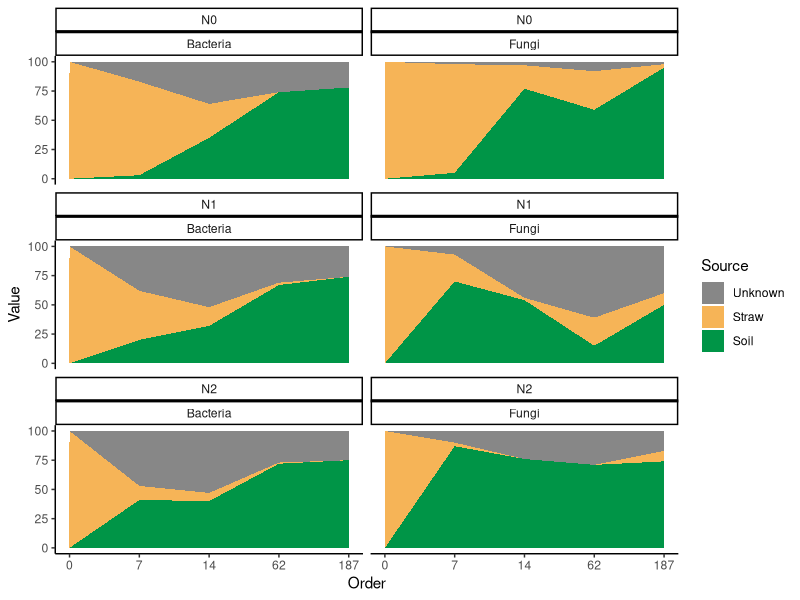
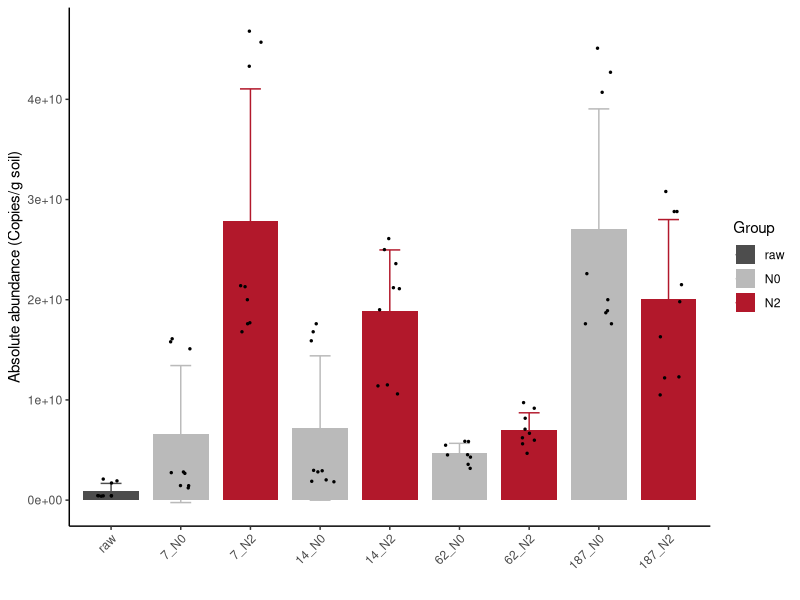
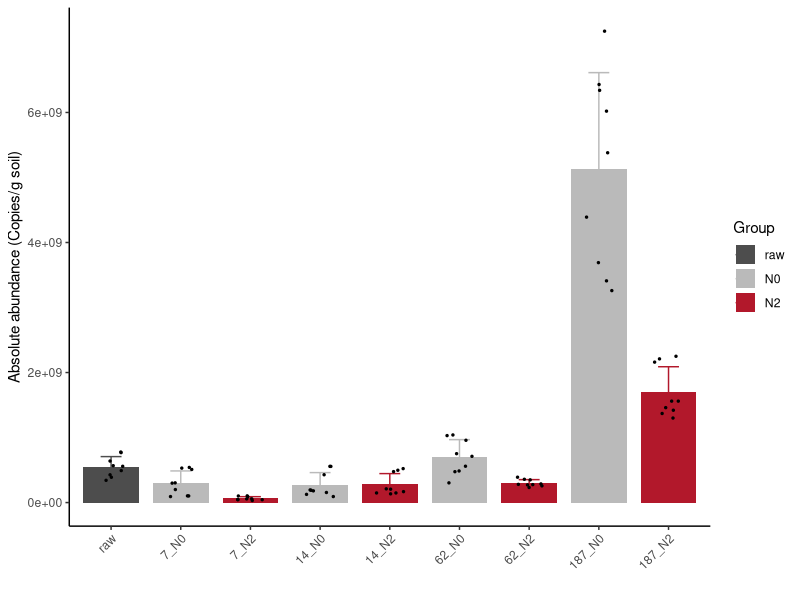
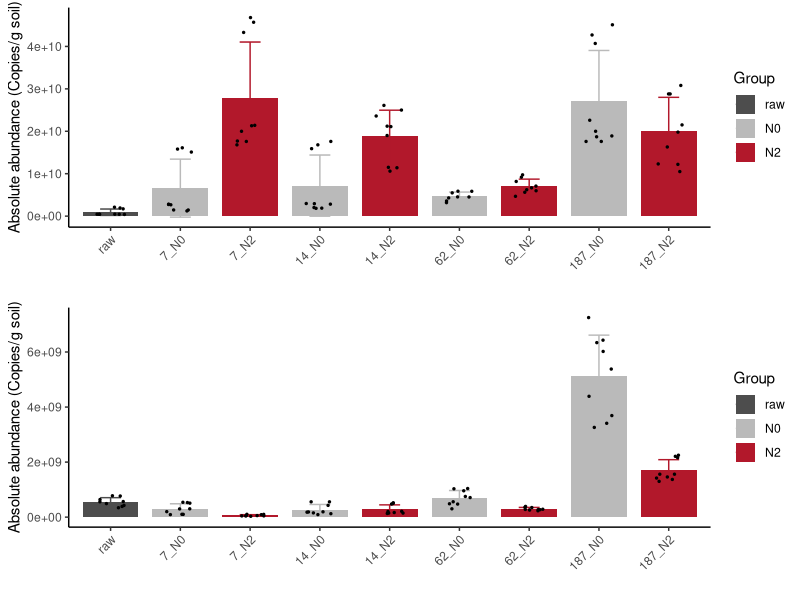
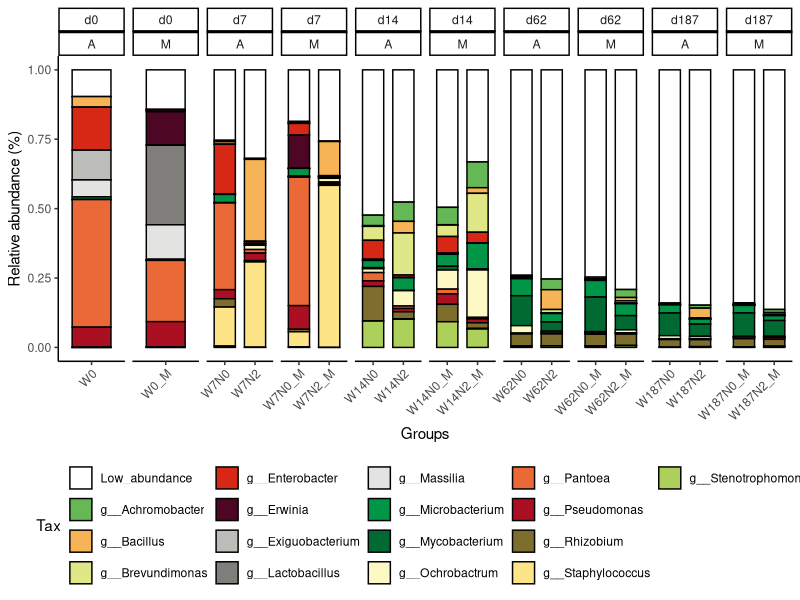
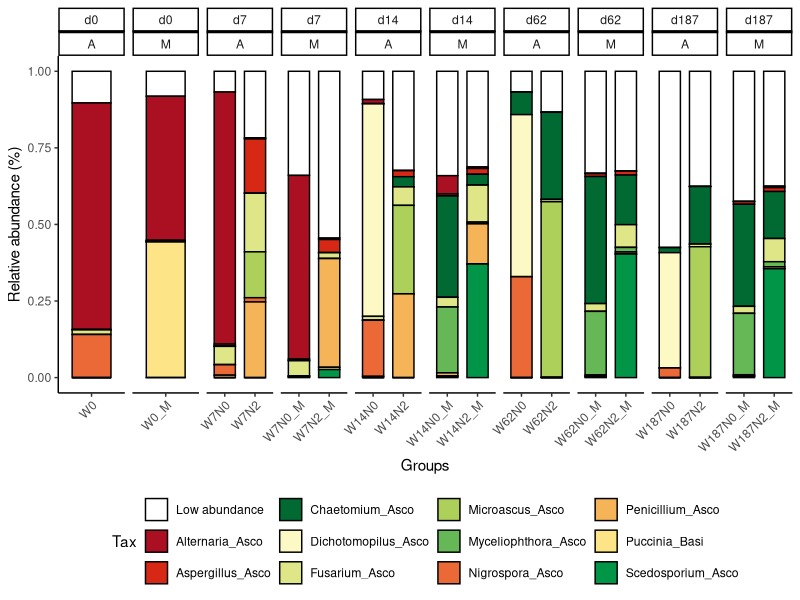
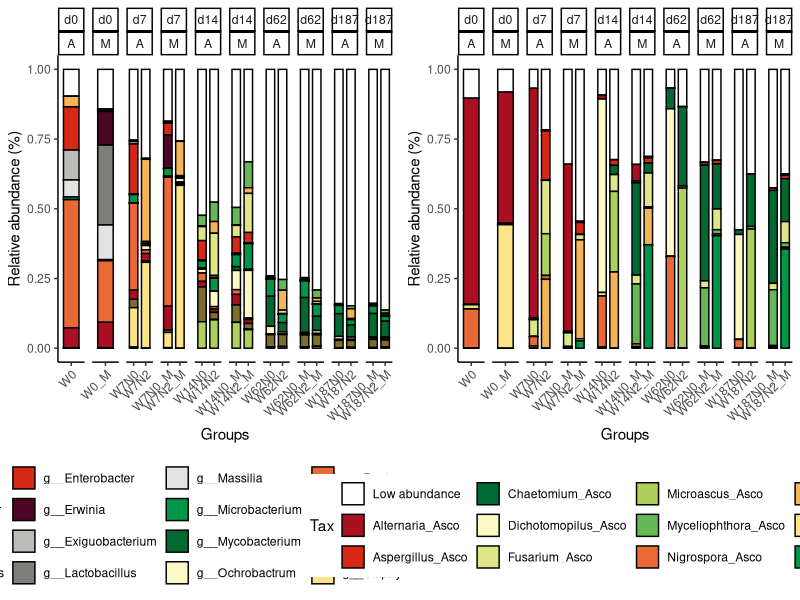
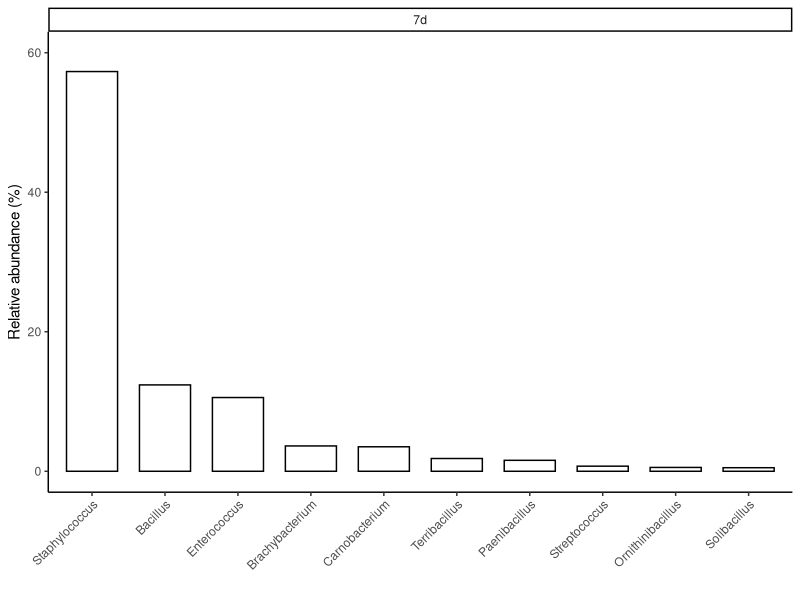

Generate these figures, in order, with R:
## ---- chunk 1
knitr::opts_chunk$set(
  collapse = TRUE,
  comment = "#>")
## ---- chunk 2
library(ggplot2)

#FEAST data
data=read.table("FEAST_data.csv",header = T, row.names=1,sep = ",")
data$Source<-factor(data$Source,levels=c("Unknown","Straw","Soil"), labels = c("Unknown","Straw","Soil"))
custom_labels <- c("0","7", "14", "62", "187")

#plot
p=ggplot(data, aes(x = Order, y = Value, fill = Source)) +
  geom_area() +facet_wrap(~Treatment+Domain, ncol = 2, scale = 'fixed')+theme_bw()+scale_fill_manual(values=c("#878787","#F6B457","#009547"))+theme(panel.grid.major=element_blank(),panel.grid.minor=element_blank())+theme(legend.position = "none",text = element_text(size = 15))+scale_x_continuous(labels = custom_labels)+theme_classic()
p

group="FEAST"
width = 230
height = 110
ggsave(paste0("",group,".pdf"), p, width = width, height = height,units = "mm")
ggsave(paste0("",group,".JPEG"), p, width = width, height = height,units = "mm")
## ---- chunk 3
library(ggplot2)
library(cowplot)
library(ggpubr)
library(magrittr)
library(dplyr)

#Bact
rate<-read.csv("bact_copies.csv",row.names = 1)
mean<-aggregate(rate[,2],by=list(rate[,1]),FUN=mean)
rownames(mean)<-mean[,1]
sd<-aggregate(rate[,2],by=list(rate[,1]),FUN=sd)
rownames(sd)<-sd[,1]
data<-cbind(mean,sd)
data<-data[,-3]
colnames(data)<-c("Treatment","Mean","Se")
data$Group <- c("N0","N2","N0","N2","N0","N2","N0","N2","raw")

rate$Treatment<-factor(rate$Treatment,levels=c("raw","7_N0","7_N2","14_N0","14_N2","62_N0","62_N2","187_N0","187_N2"), labels =c("raw","7_N0","7_N2","14_N0","14_N2","62_N0","62_N2","187_N0","187_N2"))
rate$Group<-factor(rate$Group,levels=c("raw","N0","N2"), labels =c("raw","N0","N2"))
data$Treatment<-factor(data$Treatment,levels=c("raw","7_N0","7_N2","14_N0","14_N2","62_N0","62_N2","187_N0","187_N2"), labels =c("raw","7_N0","7_N2","14_N0","14_N2","62_N0","62_N2","187_N0","187_N2"))
data$Group<-factor(data$Group,levels=c("raw","N0","N2"), labels =c("raw","N0","N2"))

#plot
p1=ggplot()+geom_bar(data=data,mapping=aes(x=Treatment,y=Mean,fill=Group),size = 1.2,alpha=1,position="dodge", stat="identity",width = 0.8)+       scale_color_manual(values=c("#4D4D4D","#BABABA","#B2182B"))+  scale_fill_manual(values=c("#4D4D4D","#BABABA","#B2182B"))+ geom_errorbar(data=data,aes(x = Treatment,ymin = Mean-Se, ymax = Mean+Se,color=Group), width = 0.3,size=0.5)+geom_jitter(data=rate,mapping=aes(x=Treatment,y=Copy),color="black",size = 0.5,height = 0.02,width = 0.2)+theme_classic()+ labs(y="Absolute abundance (Copies/g soil)", x="")+  theme(panel.grid.major=element_blank(),panel.grid.minor=element_blank())+  theme(axis.text=element_text(colour='black',size=11))+theme_classic()+theme(axis.text.x = element_text(angle = 45, hjust = 1))
p1

#Fungi
#data
rate<-read.csv("fungi_copies.csv",row.names = 1)
mean<-aggregate(rate[,2],by=list(rate[,1]),FUN=mean)
rownames(mean)<-mean[,1]
sd<-aggregate(rate[,2],by=list(rate[,1]),FUN=sd)
rownames(sd)<-sd[,1]
data<-cbind(mean,sd)
data<-data[,-3]
colnames(data)<-c("Treatment","Mean","Se")
data$Group <- c("N0","N2","N0","N2","N0","N2","N0","N2","raw")

rate$Treatment<-factor(rate$Treatment,levels=c("raw","7_N0","7_N2","14_N0","14_N2","62_N0","62_N2","187_N0","187_N2"), labels =c("raw","7_N0","7_N2","14_N0","14_N2","62_N0","62_N2","187_N0","187_N2"))
rate$Group<-factor(rate$Group,levels=c("raw","N0","N2"), labels =c("raw","N0","N2"))
data$Treatment<-factor(data$Treatment,levels=c("raw","7_N0","7_N2","14_N0","14_N2","62_N0","62_N2","187_N0","187_N2"), labels =c("raw","7_N0","7_N2","14_N0","14_N2","62_N0","62_N2","187_N0","187_N2"))
data$Group<-factor(data$Group,levels=c("raw","N0","N2"), labels =c("raw","N0","N2"))

#plot
p2=ggplot()+geom_bar(data=data,mapping=aes(x=Treatment,y=Mean,fill=Group),size = 1.2,alpha=1,position="dodge", stat="identity",width = 0.8)+scale_color_manual(values=c("#4D4D4D","#BABABA","#B2182B"))+  scale_fill_manual(values=c("#4D4D4D","#BABABA","#B2182B"))+ geom_errorbar(data=data,aes(x = Treatment,ymin = Mean-Se, ymax = Mean+Se,color=Group), width = 0.3,size=0.5)+geom_jitter(data=rate,mapping=aes(x=Treatment,y=Copy),color="black",size = 0.5,height = 0.02,width = 0.2)+theme_classic()+ labs(y="Absolute abundance (Copies/g soil)", x="")+  theme(panel.grid.major=element_blank(),panel.grid.minor=element_blank())+  theme(axis.text=element_text(colour='black',size=11))+theme_classic()+theme(axis.text.x = element_text(angle = 45, hjust = 1))
p2

qPCR <- plot_grid(p1,p2,ncol = 1,nrow=2,align ="h")
qPCR
group="qPCR"
width = 100
height = 170
ggsave(paste0("",group,".pdf"), qPCR, width = width, height = height,units = "mm")
ggsave(paste0("",group,".JPEG"), qPCR, width = width, height = height,units = "mm")
## ---- chunk 4
library(ggplot2)
library(reshape2)
library(cowplot)

#Bacteria
design = read.table("tax_design.txt", header=T, row.names= 1, sep="\t")
abundance = read.delim("otu_taxon_Genus.bactTop16_wheat.txt", row.names= 1,  header=T, sep="\t")
idx = rownames(design) %in% colnames(abundance) 
design = design[idx,]
abundance= abundance[, rownames(design)] 

abundance <- as.data.frame(t(abundance))
data_design=cbind(abundance,design)
melt_data <- melt(data_design,id.vars = c("Group","Time","Treatment","Method"),variable.name = "Tax",value.name = "RA")

melt_data$Group<-factor(melt_data$Group,levels=c("W0","W0_M","W7N0","W7N0_M","W7N2","W7N2_M","W14N0","W14N0_M","W14N2","W14N2_M","W62N0","W62N0_M","W62N2","W62N2_M","W187N0","W187N0_M","W187N2","W187N2_M"), labels =c("W0","W0_M","W7N0","W7N0_M","W7N2","W7N2_M","W14N0","W14N0_M","W14N2","W14N2_M","W62N0","W62N0_M","W62N2","W62N2_M","W187N0","W187N0_M","W187N2","W187N2_M"))
melt_data$Time<-factor(melt_data$Time,levels=c("d0","d7","d14","d62","d187"), labels =c("d0","d7","d14","d62","d187"))

color <- c("white","#66B857","#F6B457","#DFE787","#D72816","#4E0625","#BCBCB9","#7F7E7A","#E3E3E2","#009547","#006A32","#FDF9C4","#EB6937","#AB1022","#7D6E2E","#FDE587","#ADD05B") 


p1 = ggplot(melt_data, aes(Group,RA,fill=Tax)) + 
  geom_bar(stat = "identity",width=0.7,color = 'black')+ 
  xlab("Groups")+ylab("Relative abundance (%)") +theme_classic()+ theme(axis.text.x = element_text(angle = 45, hjust = 1))+facet_wrap( ~ Time+Method,scales="free_x",ncol=10)+scale_fill_manual(name = "Tax",values = color)+theme(legend.position = "bottom")
p1


#Fungi
design = read.table("tax_design.txt", header=T, row.names= 1, sep="\t")
abundance = read.delim("otu_taxon_Genus.fungiTop11_wheat.txt", row.names= 1,  header=T, sep="\t")

idx = rownames(design) %in% colnames(abundance) 
design = design[idx,]
abundance= abundance[, rownames(design)] 

abundance <- as.data.frame(t(abundance))
data_design=cbind(abundance,design)
melt_data <- melt(data_design,id.vars = c("Group","Time","Treatment","Method"),variable.name = "Tax",value.name = "RA")

melt_data$Group<-factor(melt_data$Group,levels=c("W0","W0_M","W7N0","W7N0_M","W7N2","W7N2_M","W14N0","W14N0_M","W14N2","W14N2_M","W62N0","W62N0_M","W62N2","W62N2_M","W187N0","W187N0_M","W187N2","W187N2_M"), labels =c("W0","W0_M","W7N0","W7N0_M","W7N2","W7N2_M","W14N0","W14N0_M","W14N2","W14N2_M","W62N0","W62N0_M","W62N2","W62N2_M","W187N0","W187N0_M","W187N2","W187N2_M"))
melt_data$Time<-factor(melt_data$Time,levels=c("d0","d7","d14","d62","d187"), labels =c("d0","d7","d14","d62","d187"))

color <- c("white","#AB1022","#D72816","#006A32","#FDF9C4","#DEE687","#ADD05B","#66B857","#EB6937","#F6B458","#FDE587","#009547") 

p2 = ggplot(melt_data, aes(Group,RA,fill=Tax)) + 
  geom_bar(stat = "identity",width=0.7,color = 'black')+ 
  xlab("Groups")+ylab("Relative abundance (%)") +theme_classic()+ theme(axis.text.x = element_text(angle = 45, hjust = 1))+facet_wrap( ~ Time+Method,scales="free_x",ncol=10)+scale_fill_manual(name = "Tax",values = color)+theme(legend.position = "bottom")
p2


RA <- plot_grid(p1,p2,ncol = 2,nrow=1,align ="h")
RA

group="RA"
width = 350
height = 140
ggsave(paste0("",group,".pdf"), RA, width = width, height = height,units = "mm")
ggsave(paste0("",group,".JPEG"), RA, width = width, height = height,units = "mm")
## ---- chunk 5
library(ggplot2)
library(cowplot)

#data
data <- read.delim('Bar_plot.txt', row.names = 1, sep = '\t', stringsAsFactors = FALSE, check.names = FALSE)

#绘图
sub_data=subset(data, data$Time%in% c("7d"))
p1=ggplot(sub_data, mapping = aes(x=reorder(Genus,-RA),y=RA)) + 
geom_bar(stat="identity",width=0.7,color="black",fill="white")+facet_wrap( ~ Time,scale="free",ncol=4)+theme_classic()+theme(axis.text.x = element_text(angle = 45, hjust = 1))+theme(legend.position = "none")+ylim(0,60)+ylab("Relative abundance (%)")+xlab("")
p1

sub_data=subset(data, data$Time%in% c("14d"))
p2=ggplot(sub_data, mapping = aes(x=reorder(Genus,-RA),y=RA,fill=Genus)) + 
geom_bar(stat="identity",width=0.7,color="black",fill="white")+facet_wrap( ~ Time,scale="free",ncol=4)+theme_classic()+theme(axis.text.x = element_text(angle = 45, hjust = 1))+theme(legend.position = "none")+ylim(0,40)+ylab("Relative abundance (%)")+xlab("")
p2

sub_data=subset(data, data$Time%in% c("62d"))
p3=ggplot(sub_data, mapping = aes(x=reorder(Genus,-RA),y=RA,fill=Genus)) + 
geom_bar(stat="identity",width=0.7,color="black",fill="white")+facet_wrap( ~ Time,scale="free",ncol=4)+theme_classic()+theme(axis.text.x = element_text(angle = 45, hjust = 1))+theme(legend.position = "none")+ylim(0,20)+ylab("Relative abundance (%)")+xlab("")
p3

sub_data=subset(data, data$Time%in% c("187d"))
p4=ggplot(sub_data, mapping = aes(x=reorder(Genus,-RA),y=RA,fill=Genus)) + 
geom_bar(stat="identity",width=0.7,color="black",fill="white")+facet_wrap( ~ Time,scale="free",ncol=4)+theme_classic()+theme(axis.text.x = element_text(angle = 45, hjust = 1))+theme(legend.position = "none")+ylim(0,40)+ylab("Relative abundance (%)")+xlab("")
p4

bar <- plot_grid(p1,p2,p3,p4,ncol = 4,nrow=1,align ="h",rel_widths = c(2,2,2,1.5))
bar

#volcano
D7 <- read.delim('DESeq2_7d_new.txt', row.names = 1, sep = '\t', stringsAsFactors = FALSE, check.names = FALSE)
D7$Time <- "D7"
D14 <- read.delim('DESeq2_14d_new.txt', row.names = 1, sep = '\t', stringsAsFactors = FALSE, check.names = FALSE)
D14$Time <- "D14"
D62 <- read.delim('DESeq2_62d_new.txt', row.names = 1, sep = '\t', stringsAsFactors = FALSE, check.names = FALSE)
D62$Time <- "D62"
D187 <- read.delim('DESeq2_187d_new.txt', row.names = 1, sep = '\t', stringsAsFactors = FALSE, check.names = FALSE)
D187$Time <- "D187"
deseq_res=rbind(D7,D14,D62,D187)

#classify the statistic groups according to ( |log2FC| >= 1 & FDR p-value < 0.05 )
deseq_res$sig <- ifelse(abs(deseq_res$baseMean) >= 2 & deseq_res$padj <= 0.05, 'sig', 'nonsig')
deseq_res$sig[is.na(deseq_res$sig)] <- "nonsig"
deseq_res$group <- paste(deseq_res$id, deseq_res$sig, sep = "_")

deseq_res$Time<-factor(deseq_res$Time,levels=c("D7", "D14","D62","D187"), labels = c("D7", "D14","D62","D187"))
deseq_res$group<-factor(deseq_res$group,levels=c("AA_sig", "CBM_sig","CE_sig","GH_sig","GT_sig","PL_sig","AA_nonsig", "CBM_nonsig","CE_nonsig","GH_nonsig","GT_nonsig","PL_nonsig"), labels = c("AA_sig", "CBM_sig","CE_sig","GH_sig","GT_sig","PL_sig","AA_nonsig", "CBM_nonsig","CE_nonsig","GH_nonsig","GT_nonsig","PL_nonsig"))

#vertical axis is Log10 Relative abundance
volcano <- ggplot(deseq_res, aes(-log2FoldChange, log((100*baseMean / sum(deseq_res$baseMean)), 10))) +
geom_point(aes(color = group), alpha = 0.6, size=1.8) +
coord_cartesian(xlim=c(-10, 10),ylim=c(-5, 1)) +  
scale_color_manual(values = c('#D9EF8B', '#91CF60','#FEE08B','#D73027', '#FC8D59','#1A9850','gray45', 'gray30',  'gray60', 'gray90', 'gray75', 'gray15')) +
theme(panel.grid = element_blank(), panel.background = element_rect(color = 'black', fill = 'transparent')) +
theme(legend.title = element_blank(), legend.key = element_rect(fill = 'transparent'), legend.background = element_rect(fill = 'transparent')) +
geom_vline(xintercept = c(-1, 1), color = 'gray', size = 0.2) + 
geom_hline(yintercept = log(0.01, 10), color = 'gray', size = 0.2) +
labs(x = 'Log2 Fold Change', y = 'Log10 Relative abundance')+facet_wrap(. ~ Time, nrow = 1,ncol=4)
volcano

bar_volcano <- plot_grid(bar,volcano,ncol = 1,nrow=2,align ="h")
bar_volcano

group="bar_volcano"
width = 200
height = 150
ggsave(paste0("",group,".pdf"), bar_volcano, width = width, height = height,units = "mm")
ggsave(paste0("",group,".JPEG"), bar_volcano, width = width, height = height,units = "mm")
